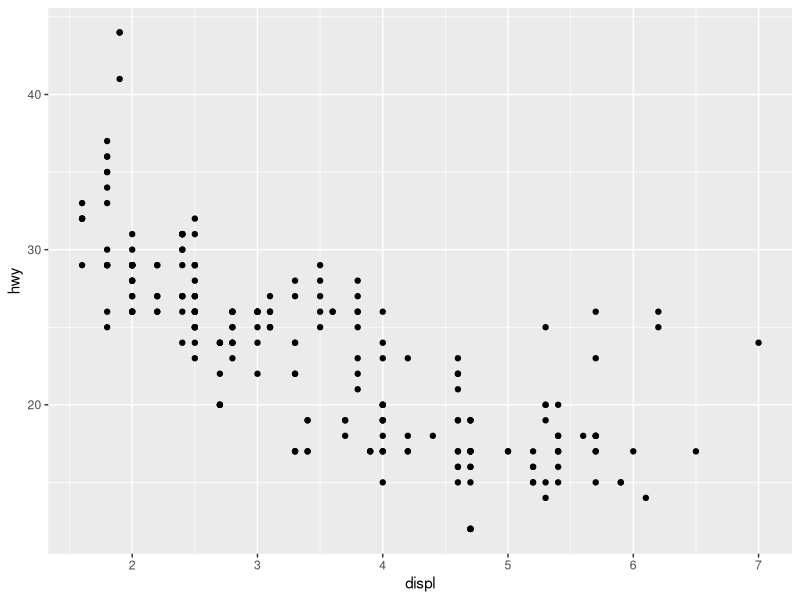
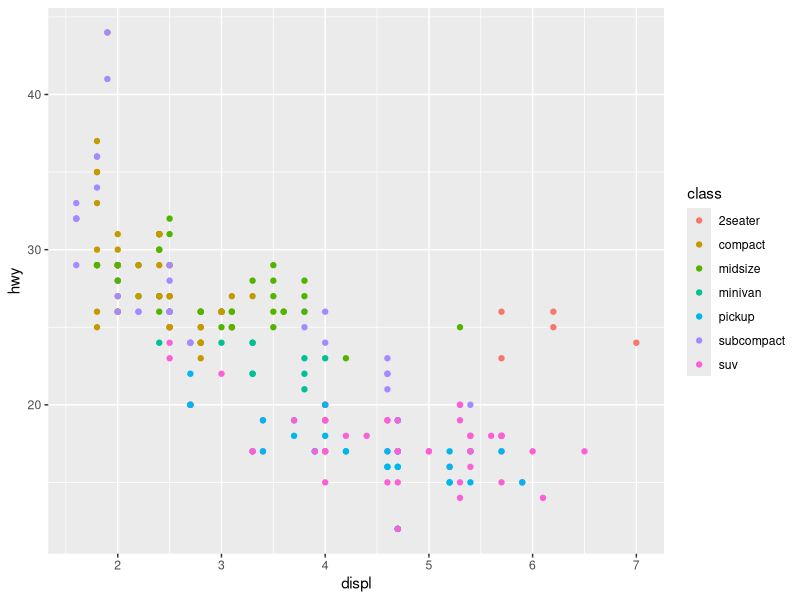
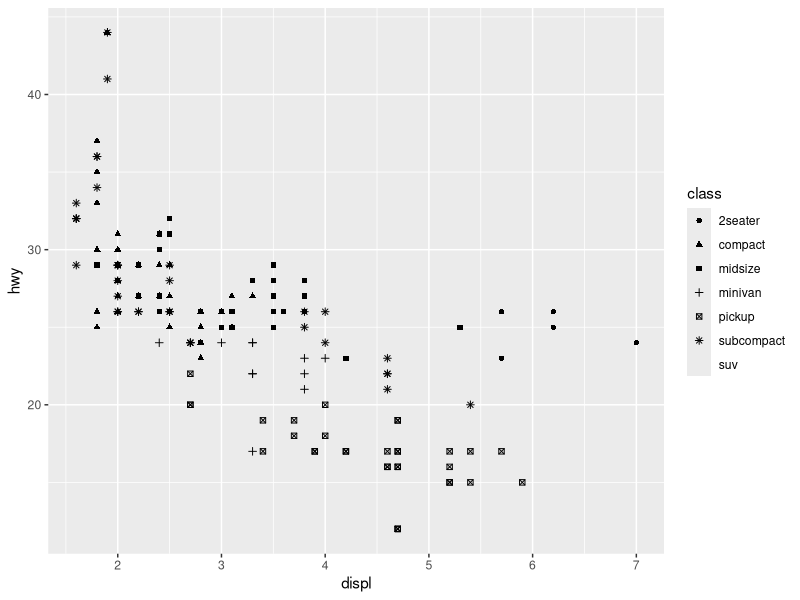
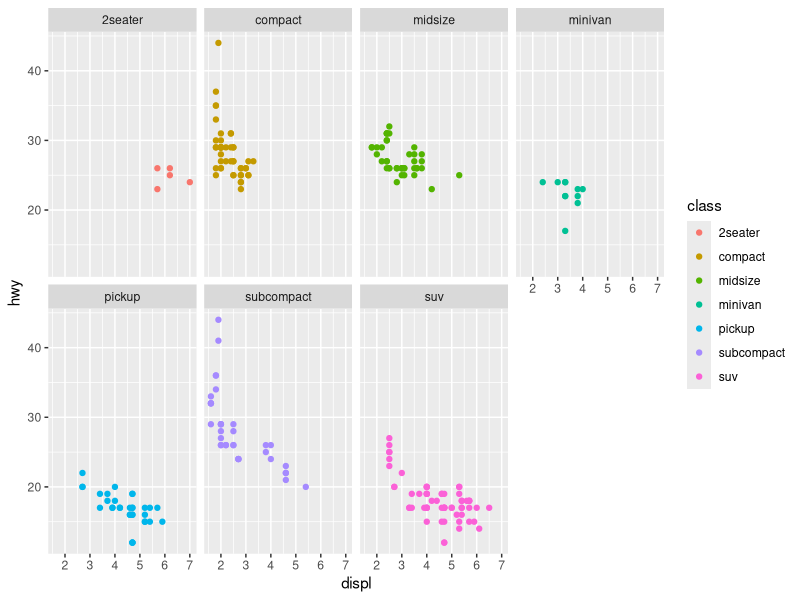
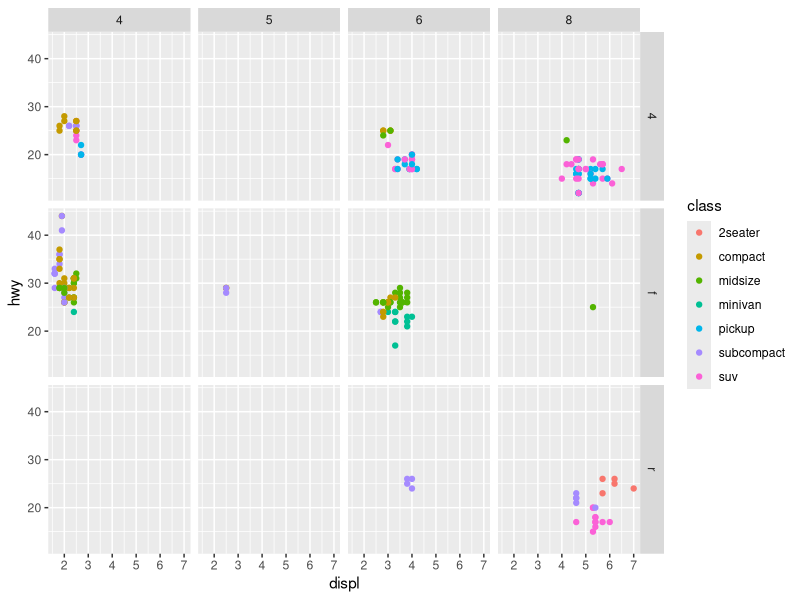

Write the R code that produced these figures, in order.
## ---- chunk 1
library(ggplot2)
data(mpg)
df <- mpg
ggplot(data = df, mapping = aes(x = displ ,y =hwy)) +geom_point()

## ---- chunk 2
library(ggplot2)
ggplot(data = df, mapping = aes(x = displ ,y =hwy, colour = class)) +geom_point()

## ---- chunk 3
library(ggplot2)
ggplot(data = df, mapping = aes(x = displ ,y =hwy, shape = class)) +geom_point()

## ---- chunk 4
library(ggplot2)
ggplot(data = df, mapping = aes(x = displ ,y =hwy, colour =   class)) +geom_point() +facet_wrap(~class , nrow = 2)

## ---- chunk 5
library(ggplot2)
ggplot(data = df, mapping = aes(x = displ ,y =hwy, colour =   class)) +geom_point() +
  facet_grid(drv ~ cyl)

